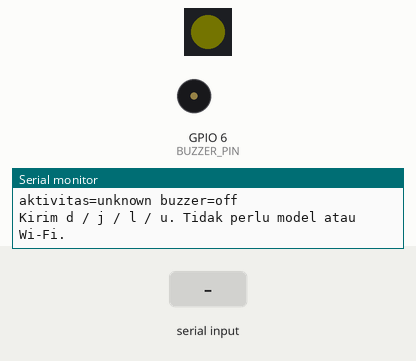
Bench run of a sketch on a simulated ESP32-S3. On the bench: 1 RGB LEDs in strip order, left to right, buzzer (waves = sounding), the last lines printed to the serial monitor. The inputs (shaded band) are chosen by the test bench. Dim RGB values are drawn brighter than linear.

Above: at 1.2 s.
1.3 s: "l" received over Serial
At 2.5 s:
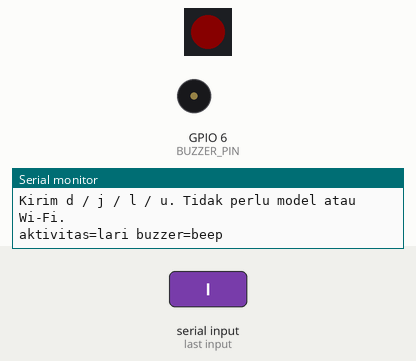
2.9 s: "d" received over Serial
At 4.1 s:
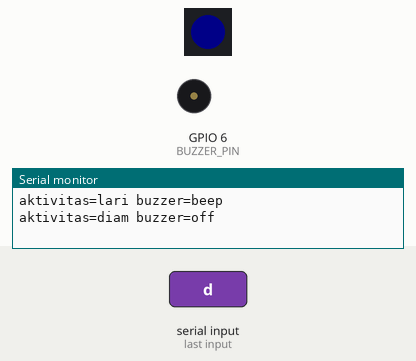
4.4 s: "j" received over Serial
At 5.3 s:
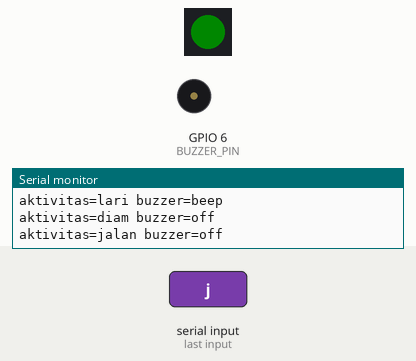
5.9 s: "u" received over Serial
At 6.5 s:
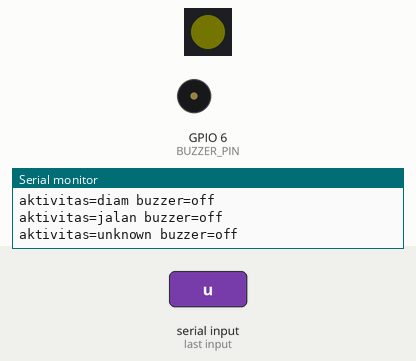
Timing chart, 0 to 8.4 s (numbered marks = the images above; inputs shaded):
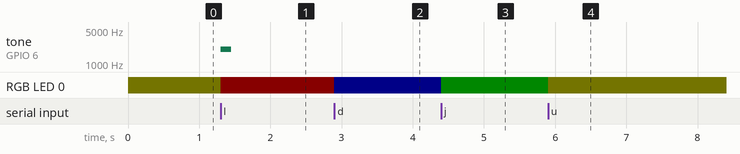

The sketch:

Feedback_LED_Buzzer.ino
```cpp
/* Chapter 9 - uji feedback tanpa sensor/model.
 * ESP32 core 3.x; WS2812 GPIO27, buzzer pasif HW-508 GPIO6.
 * Serial 115200: d=diam, j=jalan, l=lari, u=unknown.
 */
#include <Adafruit_NeoPixel.h>

constexpr uint8_t RGB_PIN = 27;
constexpr uint8_t BUZZER_PIN = 6;
constexpr bool BUZZER_ACTIVE = false; // true untuk KY-012 aktif
constexpr uint32_t BEEP_MS = 150;
constexpr uint32_t COOLDOWN_MS = 1000;
Adafruit_NeoPixel rgb(1, RGB_PIN, NEO_GRB + NEO_KHZ800);
bool beeping = false, hasBeeped = false;
uint32_t beepStarted = 0;

void buzzer(bool on) {
  if (BUZZER_ACTIVE) digitalWrite(BUZZER_PIN, on ? HIGH : LOW);
  else ledcWriteTone(BUZZER_PIN, on ? 2000 : 0);
}

void showActivity(char command) {
  const char *label;
  uint32_t color;
  switch (command) {
    case 'd': label = "diam"; color = rgb.Color(0, 0, 60); break;
    case 'j': label = "jalan"; color = rgb.Color(0, 60, 0); break;
    case 'l': label = "lari"; color = rgb.Color(60, 0, 0); break;
    case 'u': label = "unknown"; color = rgb.Color(12, 12, 0); break;
    default: return;
  }
  rgb.fill(color);
  rgb.show();
  if (command != 'l') {
    buzzer(false);
    beeping = false;
  } else if (!beeping && (!hasBeeped || millis() - beepStarted >= BEEP_MS + COOLDOWN_MS)) {
    buzzer(true);
    beeping = hasBeeped = true;
    beepStarted = millis();
  }
  Serial.printf("aktivitas=%s buzzer=%s\n", label, beeping ? "beep" : "off");
}

void setup() {
  Serial.begin(115200);
  pinMode(BUZZER_PIN, OUTPUT);
  digitalWrite(BUZZER_PIN, LOW);
  rgb.begin();
  rgb.setBrightness(40);
  if (!BUZZER_ACTIVE && !ledcAttach(BUZZER_PIN, 2000, 8)) {
    Serial.println("ERROR: PWM buzzer gagal");
    while (true) delay(100);
  }
  showActivity('u');
  Serial.println("Kirim d / j / l / u. Tidak perlu model atau Wi-Fi.");
}

void loop() {
  if (beeping && millis() - beepStarted >= BEEP_MS) {
    buzzer(false);
    beeping = false;
  }
  if (Serial.available()) showActivity(Serial.read());
  delay(1);
}
```

Measured:
- after the input at 1.3 s, tone on GPIO 6 (BUZZER_PIN): silent → 2000 Hz at once, → silent 0.15 s later; RGB LED 0: RGB(1, 1, 0) → RGB(9, 0, 0) at once
- after the input at 2.9 s, RGB LED 0: RGB(9, 0, 0) → RGB(0, 0, 9) at once
- after the input at 4.4 s, RGB LED 0: RGB(0, 0, 9) → RGB(0, 9, 0) at once
- after the input at 5.9 s, RGB LED 0: RGB(0, 9, 0) → RGB(1, 1, 0) at once
